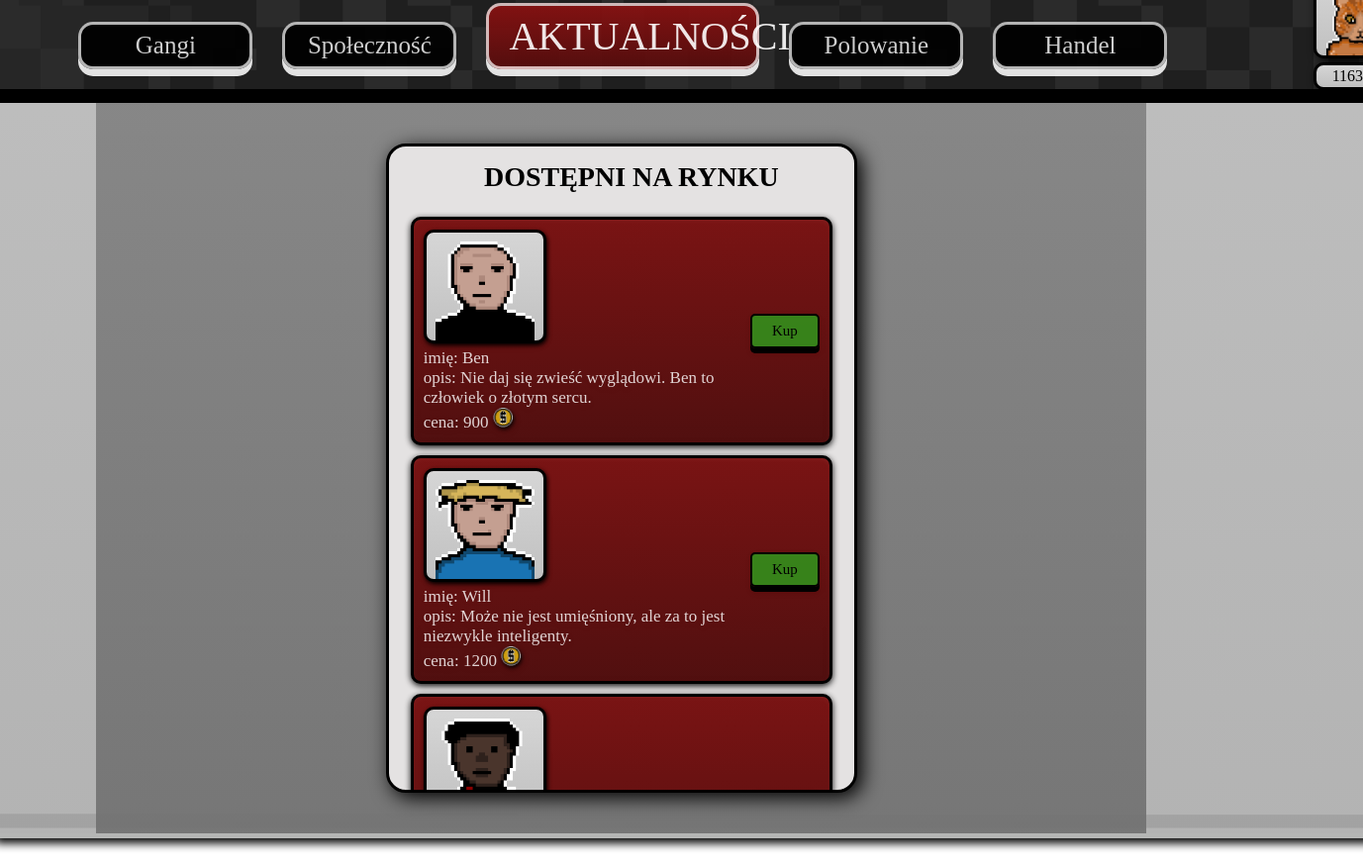
The app's page /handel.php (signed in) with its own data.
### tables this page shows
CREATE TABLE `uzytkownicy` (
  `id` int(10) UNSIGNED NOT NULL,
  `login` varchar(50) NOT NULL,
  `haslo` varchar(50) NOT NULL,
  `gang` varchar(50) NOT NULL,
  `wyglad` varchar(50) NOT NULL DEFAULT 'rudy1.png',
  `rola` varchar(50) NOT NULL DEFAULT 'user',
  `coins` int(11) NOT NULL DEFAULT 2000
);

CREATE TABLE `sludzy` (
  `id` int(10) UNSIGNED NOT NULL,
  `imie` varchar(50) NOT NULL,
  `opis` text NOT NULL,
  `cena` int(11) NOT NULL,
  `wyglad` varchar(50) NOT NULL,
  `idWlasciciela` int(10) UNSIGNED NOT NULL
);

### handel.php (the view, shortened to what this page needs)
<!DOCTYPE html>
<html lang="pl">
<head>
    <link rel="stylesheet" href="style.css">
</head>
<body>
    <?php require("db_session.php"); ?>
    <div class="tlo">
        <div class="okno_glowne">
            <nav>
                <div class="menu">
                    <a href="gangi.php" class="button">Gangi</a>
                    <a href="spolecznosc.php" class="button">Społeczność</a>
                    <a href="aktualnosci.php" class="button" >AKTUALNOŚCI</a>
                    <a href="polowanie.php" class="button">Polowanie</a>
                    <a href="handel.php" class="button">Handel</a>
                </div>
                <div class="menu_profil">
                    <a href="profil.php">
                        <?php
                        $login=$_SESSION['login'];
                        $sql="SELECT gang,wyglad,coins FROM uzytkownicy WHERE login='$login'";
                        $result = $conn->query($sql)->fetch_object();
                        $gang=$_SESSION['gang'];
                        $wyglad=$result->wyglad;
                        echo "<img src='obrazy/glowy/$gang/$wyglad' alt='profil' class='profil_img'>";
                        ?>
                    </a>
                    <div>
                        <?php
                            $coins=$result->coins;
                            echo "<p>$coins</p><img src='grafika/coin.png' class='coins'>"
                        ?>
                    </div>
                </div>
            </nav>
            <article>
                <div class="nad_article" id="nad_article_gangi">
                    <div class="article_post lista_gang" id="sludzy">
                        <h4>DOSTĘPNI NA RYNKU</h4>
                        <div class="scroll_sludzy">
                            <?php
                                $sql="SELECT * FROM sludzy";
                                $result = $conn->query($sql);
                                while($row=$result->fetch_object()){
                                    $id=$row->id;
                                    $wyglad=$row->wyglad;
                                    $imie=$row->imie;
                                    $cena=$row->cena;
                                    $opis=$row->opis;
                                    $wlasciciel=$row->idWlasciciela;
                                    if($wlasciciel==0){
                                        echo "<div class='uzytkownik'><div><img src='$wyglad' class='profil_img'><div>imię: $imie <br>opis: $opis <br> cena: $cena <img src='grafika/coin.png'class='coins'><br></div>
                                        </div><a href='kupno.php?id=".$id."&cena=".$cena."' class='button'>Kup</a></div>";
                                    }
                                }
                            ?>
                        </div>
                    </div>
                </div>
            </article>
        </div>
    </div>
</body>
</html>

### records on screen
uzytkownicy: wyglad (picture), coins "1163"
sludzy: wyglad (picture), imie "Ben", opis "Nie daj się zwieść wyglądowi. Ben to człowiek o złotym sercu.", cena "900", idWlasciciela 0 (drawn)
sludzy: wyglad (picture), imie "Will", opis "Może nie jest umięśniony, ale za to jest niezwykle inteligenty.", cena "1200", idWlasciciela 0 (drawn)
sludzy: wyglad (picture)
